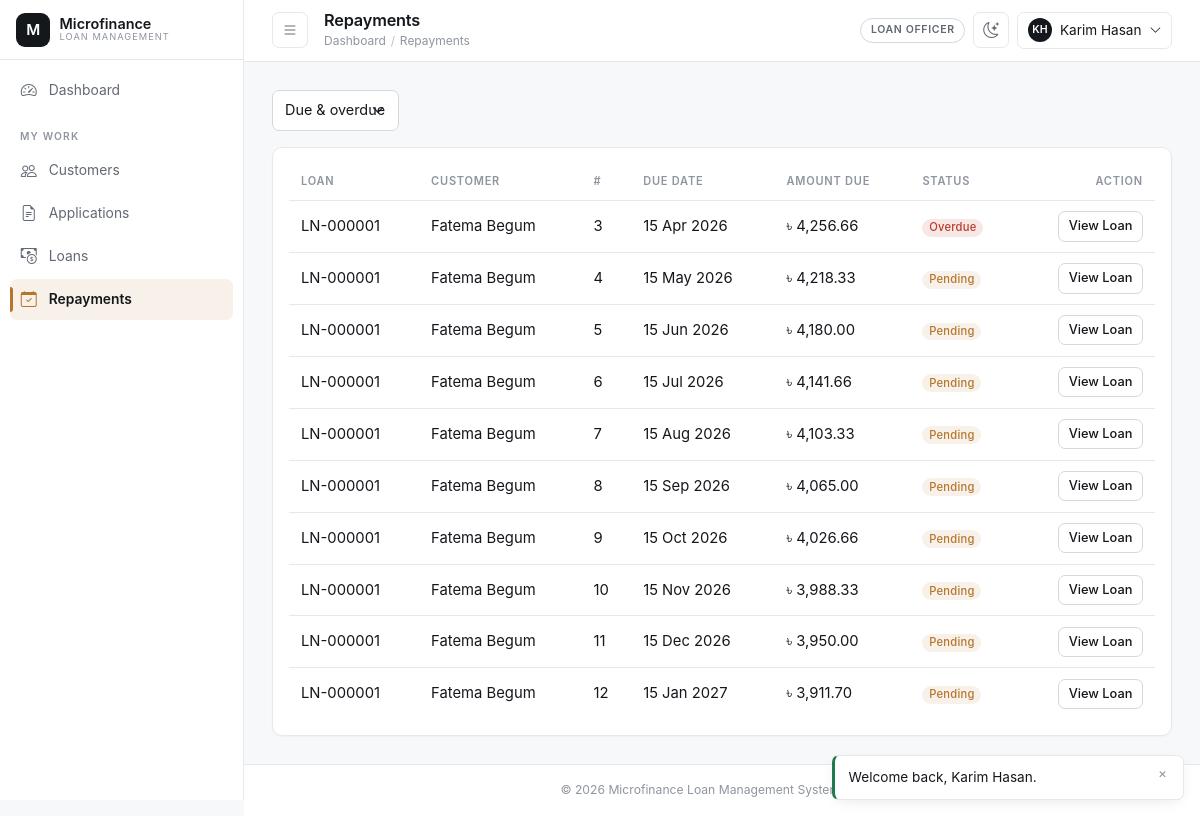
Page /officer/repayments/index.php (signed in) on the committed database.
### tables this page shows
CREATE TABLE repayment_schedules (
    schedule_id       INT UNSIGNED AUTO_INCREMENT PRIMARY KEY,
    loan_id           INT UNSIGNED NOT NULL,
    installment_no    INT UNSIGNED NOT NULL,
    due_date          DATE NOT NULL,
    principal_due     DECIMAL(14,2) NOT NULL,
    interest_due      DECIMAL(14,2) NOT NULL,
    total_due         DECIMAL(14,2) NOT NULL,
    amount_paid       DECIMAL(14,2) NOT NULL DEFAULT 0.00,
    status             ENUM('pending','partial','paid','overdue') NOT NULL DEFAULT 'pending',
    created_at         TIMESTAMP NOT NULL DEFAULT CURRENT_TIMESTAMP,
    updated_at         TIMESTAMP NOT NULL DEFAULT CURRENT_TIMESTAMP ON UPDATE CURRENT_TIMESTAMP,
    CONSTRAINT fk_sched_loan FOREIGN KEY (loan_id) REFERENCES loans(loan_id)
        ON UPDATE CASCADE ON DELETE CASCADE,
    CONSTRAINT uq_sched_loan_installment UNIQUE (loan_id, installment_no),
    CONSTRAINT chk_sched_total CHECK (total_due = principal_due + interest_due),
    INDEX idx_sched_status (status),
    INDEX idx_sched_due_date (due_date)
);

CREATE TABLE loans (
    loan_id            INT UNSIGNED AUTO_INCREMENT PRIMARY KEY,
    loan_code          VARCHAR(20) NOT NULL UNIQUE,
    application_id     INT UNSIGNED NOT NULL UNIQUE,
    customer_id        INT UNSIGNED NOT NULL,
    loan_type_id       INT UNSIGNED NOT NULL,
    principal_amount   DECIMAL(14,2) NOT NULL,
    interest_rate      DECIMAL(5,2) NOT NULL COMMENT 'Locked-in annual % at approval time',
    duration_months    INT UNSIGNED NOT NULL,
    emi_amount         DECIMAL(14,2) NOT NULL,
    start_date         DATE NOT NULL,
    end_date           DATE NOT NULL,
    status             ENUM('active','closed','defaulted','cancelled') NOT NULL DEFAULT 'active',
    approved_by        INT UNSIGNED NOT NULL,
    created_at         TIMESTAMP NOT NULL DEFAULT CURRENT_TIMESTAMP,
    updated_at         TIMESTAMP NOT NULL DEFAULT CURRENT_TIMESTAMP ON UPDATE CURRENT_TIMESTAMP,
    CONSTRAINT fk_loans_application FOREIGN KEY (application_id) REFERENCES loan_applications(application_id)
        ON UPDATE CASCADE ON DELETE RESTRICT,
    CONSTRAINT fk_loans_customer FOREIGN KEY (customer_id) REFERENCES customers(customer_id)
        ON UPDATE CASCADE ON DELETE RESTRICT,
    CONSTRAINT fk_loans_loan_type FOREIGN KEY (loan_type_id) REFERENCES loan_types(loan_type_id)
        ON UPDATE CASCADE ON DELETE RESTRICT,
    CONSTRAINT fk_loans_approved_by FOREIGN KEY (approved_by) REFERENCES users(user_id)
        ON UPDATE CASCADE ON DELETE RESTRICT,
    CONSTRAINT chk_loans_principal CHECK (principal_amount > 0),
    CONSTRAINT chk_loans_dates CHECK (end_date > start_date),
    INDEX idx_loans_status (status),
    INDEX idx_loans_customer (customer_id)
);

CREATE TABLE users (
    user_id        INT UNSIGNED AUTO_INCREMENT PRIMARY KEY,
    role_id        INT UNSIGNED NOT NULL,
    full_name      VARCHAR(120) NOT NULL,
    username       VARCHAR(60) NOT NULL UNIQUE,
    email          VARCHAR(120) NOT NULL UNIQUE,
    phone          VARCHAR(20) DEFAULT NULL,
    password_hash  VARCHAR(255) NOT NULL,
    status         ENUM('active','inactive','suspended') NOT NULL DEFAULT 'active',
    remember_token VARCHAR(255) DEFAULT NULL,
    last_login_at  DATETIME DEFAULT NULL,
    created_by     INT UNSIGNED DEFAULT NULL,
    created_at     TIMESTAMP NOT NULL DEFAULT CURRENT_TIMESTAMP,
    updated_at     TIMESTAMP NOT NULL DEFAULT CURRENT_TIMESTAMP ON UPDATE CURRENT_TIMESTAMP,
    CONSTRAINT fk_users_role FOREIGN KEY (role_id) REFERENCES roles(role_id)
        ON UPDATE CASCADE ON DELETE RESTRICT,
    CONSTRAINT fk_users_created_by FOREIGN KEY (created_by) REFERENCES users(user_id)
        ON UPDATE CASCADE ON DELETE SET NULL,
    INDEX idx_users_role (role_id),
    INDEX idx_users_status (status)
);

### officer/repayments/index.php (the view, shortened to what this page needs)
<?php
$user = current_user();
$status = clean($_GET['status'] ?? '');
$pdo = Database::getConnection();
$where = "a.submitted_by = :officer_id";
$params = ['officer_id' => $user['user_id']];
if (in_array($status, ['pending', 'partial', 'overdue', 'paid'], true)) {
    $where .= ' AND rs.status = :status';
    $params['status'] = $status;
} else {
    $where .= " AND rs.status IN ('pending','partial','overdue')";
}
$stmt = $pdo->prepare(
    "SELECT rs.schedule_id, rs.installment_no, rs.due_date, rs.total_due, rs.amount_paid, rs.status,
            l.loan_id, l.loan_code, uc.full_name AS customer_name
     FROM repayment_schedules rs
     INNER JOIN loans l ON l.loan_id = rs.loan_id
     INNER JOIN loan_applications a ON a.application_id = l.application_id
     INNER JOIN customers c ON c.customer_id = l.customer_id
     INNER JOIN users uc ON uc.user_id = c.user_id
     WHERE {$where}
     ORDER BY rs.due_date ASC
     LIMIT 100"
);
$stmt->execute($params);
$rows = $stmt->fetchAll();
require_once __DIR__ . '/../../includes/header.php';
?>
<form method="get" class="mb-3">
    <select name="status" class="form-select w-auto d-inline-block" onchange="this.form.submit()">
        <option value="">Due &amp; overdue</option>
    </select>
</form>
<div class="mfs-card p-3">
    <div class="table-responsive">
        <table class="table mfs-table align-middle">
            <thead><tr><th>Loan</th><th>Customer</th><th>#</th><th>Due Date</th><th>Amount Due</th><th>Status</th><th class="text-end">Action</th></tr></thead>
            <tbody>
            <?php foreach ($rows as $row): ?>
                <tr>
                    <td><?= e($row['loan_code']) ?></td>
                    <td><?= e($row['customer_name']) ?></td>
                    <td><?= (int) $row['installment_no'] ?></td>
                    <td><?= display_date($row['due_date']) ?></td>
                    <td><?= money($row['total_due'] - $row['amount_paid']) ?></td>
                    <td><?= status_badge($row['status']) ?></td>
                    <td class="text-end">
                        <a class="btn btn-sm btn-outline-secondary" href="<?= e(BASE_URL) ?>/officer/loans/view.php?id=<?= (int) $row['loan_id'] ?>">View Loan</a>
                    </td>
                </tr>
            <?php endforeach; ?>
            </tbody>
        </table>
    </div>
</div>
<?php require_once __DIR__ . '/../../includes/footer.php'; ?>

### includes/functions.php (shortened to what this page needs)
<?php
function e(mixed $value = null): string
{
    return htmlspecialchars((string) ($value ?? ''), ENT_QUOTES, 'UTF-8');
}
function clean(mixed $value = null): string
{
    return is_scalar($value) ? trim((string) $value) : '';
}
function money(mixed $amount, string $symbol = '৳'): string
{
    return $symbol . ' ' . number_format(is_numeric($amount) ? (float) $amount : 0.0, 2);
}
function display_date(?string $date, string $format = 'd M Y'): string
{
    $ts = strtotime($date);
    return $ts === false ? '—' : date($format, $ts);
}
function status_badge(string $status): string
{
    $slug = strtolower(str_replace(' ', '-', $status));
    return '<span class="badge badge-status-' . e($slug) . '">' . e(ucwords(str_replace('_', ' ', $status))) . '</span>';
}

### assets/css/style.css (style rules this page uses)
:root { color-scheme: light; --mfs-bg: #f7f8f9; --mfs-surface: #ffffff; --mfs-surface-2: #fbfbfc; --mfs-surface-3: #f1f2f4; --mfs-border: #e6e8ec; --mfs-border-strong: #d3d7de; --mfs-ink: #14171c; --mfs-ink-soft: #626974; --mfs-ink-faint: #8f959f; --mfs-accent: #b6752b; --mfs-accent-hover: #a1651f; --mfs-accent-soft: rgba(182, 117, 43, 0.10); --mfs-accent-ring: rgba(182, 117, 43, 0.26); --mfs-success: #1f7a4d; --mfs-success-soft: rgba(31, 122, 77, 0.12); --mfs-danger: #bb3b28; --mfs-danger-soft: rgba(187, 59, 40, 0.12); --mfs-warning: #b6752b; --mfs-info: #2b6d8c; --mfs-info-soft: rgba(43, 109, 140, 0.12); --mfs-radius: 10px; --mfs-radius-sm: 7px; --mfs-radius-lg: 16px; --mfs-shadow-sm: 0 1px 2px rgba(16, 18, 21, 0.04); --mfs-shadow: 0 4px 16px -6px rgba(16, 18, 21, 0.14); --mfs-shadow-lg: 0 24px 60px -28px rgba(16, 18, 21, 0.34); --mfs-sidebar-width: 244px; --mfs-sidebar-collapsed: 68px; --mfs-topbar-height: 60px; --mfs-speed: 160ms; --mfs-speed-slow: 280ms; --mfs-ease: cubic-bezier(0.4, 0, 0.2, 1); --mfs-ease-out: cubic-bezier(0.16, 1, 0.3, 1); --mfs-font: -apple-system, BlinkMacSystemFont, 'Segoe UI', Inter, Roboto, 'Helvetica Neue', Arial, 'Noto Sans', sans-serif; --mfs-font-mono: ui-monospace, SFMono-Regular, 'SF Mono', Menlo, Consolas, monospace; }
*, *::before, *::after { box-sizing: border-box; }
html { -webkit-text-size-adjust: 100%; text-size-adjust: 100%; }
body { margin: 0; background-color: var(--mfs-bg); color: var(--mfs-ink); font-family: var(--mfs-font); font-size: 0.925rem; line-height: 1.55; -webkit-font-smoothing: antialiased; -moz-osx-font-smoothing: grayscale; }
a { color: var(--mfs-ink); text-decoration: none; transition: color var(--mfs-speed) var(--mfs-ease); }
* { scrollbar-width: thin; scrollbar-color: var(--mfs-border-strong) transparent; }
.form-control, .form-select { background-color: var(--mfs-surface); border: 1px solid var(--mfs-border-strong); border-radius: var(--mfs-radius-sm); color: var(--mfs-ink); padding: 0.55rem 0.75rem; font-size: 0.9rem; transition: border-color var(--mfs-speed) var(--mfs-ease), box-shadow var(--mfs-speed) var(--mfs-ease), background-color var(--mfs-speed) var(--mfs-ease); }
.btn { --mfs-btn-bg: transparent; border-radius: var(--mfs-radius-sm); font-size: 0.875rem; font-weight: 500; line-height: 1.45; padding: 0.5rem 0.95rem; cursor: pointer; transition: background-color var(--mfs-speed) var(--mfs-ease), border-color var(--mfs-speed) var(--mfs-ease), color var(--mfs-speed) var(--mfs-ease), transform var(--mfs-speed) var(--mfs-ease), box-shadow var(--mfs-speed) var(--mfs-ease); }
.btn-outline-secondary { border-color: var(--mfs-border-strong); color: var(--mfs-ink); background: var(--mfs-surface); }
.btn-sm { padding: 0.3rem 0.6rem; font-size: 0.8rem; }
.mfs-card { background: var(--mfs-surface); border: 1px solid var(--mfs-border); border-radius: var(--mfs-radius); box-shadow: var(--mfs-shadow-sm); }
.table { --bs-table-bg: transparent; --bs-table-color: var(--mfs-ink); color: var(--mfs-ink); margin-bottom: 0; }
.table.mfs-table thead th { position: sticky; top: 0; z-index: 1; background: var(--mfs-surface); color: var(--mfs-ink-faint); font-size: 0.69rem; font-weight: 600; letter-spacing: 0.07em; text-transform: uppercase; border: 0; border-bottom: 1px solid var(--mfs-border); padding: 0.6rem 0.75rem; white-space: nowrap; vertical-align: middle; }
.table.mfs-table tbody td { border-color: var(--mfs-border); padding: 0.65rem 0.75rem; vertical-align: middle; }
.table.mfs-table tbody tr { transition: background-color var(--mfs-speed) var(--mfs-ease); }
.table.mfs-table tbody tr:last-child td { border-bottom: 0; }
.table-responsive { -webkit-overflow-scrolling: touch; }
.badge { font-weight: 500; font-size: 0.7rem; letter-spacing: 0.02em; padding: 0.3em 0.6em; border-radius: 999px; }
.badge-status-pending, .badge-status-partial { background: var(--mfs-accent-soft); color: var(--mfs-accent); }
.badge-status-rejected, .badge-status-overdue, .badge-status-defaulted, .badge-status-blacklisted { background: var(--mfs-danger-soft); color: var(--mfs-danger); }

### rows in the picture
repayment_schedules: loan.loan_code "LN-000001", users.full_name "Fatema Begum", installment_no "3", due_date "15 Apr 2026", money($row['total_due'] - $row['amount_paid']) "৳ 4,256.66", status "Overdue"
repayment_schedules: loan.loan_code "LN-000001", users.full_name "Fatema Begum", installment_no "4", due_date "15 May 2026", money($row['total_due'] - $row['amount_paid']) "৳ 4,218.33", status "Pending"
repayment_schedules: loan.loan_code "LN-000001", users.full_name "Fatema Begum", installment_no "5", due_date "15 Jun 2026", money($row['total_due'] - $row['amount_paid']) "৳ 4,180.00", status "Pending"
repayment_schedules: loan.loan_code "LN-000001", users.full_name "Fatema Begum", installment_no "6", due_date "15 Jul 2026", money($row['total_due'] - $row['amount_paid']) "৳ 4,141.66", status "Pending"
repayment_schedules: loan.loan_code "LN-000001", users.full_name "Fatema Begum", installment_no "7", due_date "15 Aug 2026", money($row['total_due'] - $row['amount_paid']) "৳ 4,103.33", status "Pending"
repayment_schedules: loan.loan_code "LN-000001", users.full_name "Fatema Begum", installment_no "8", due_date "15 Sep 2026", money($row['total_due'] - $row['amount_paid']) "৳ 4,065.00", status "Pending"
repayment_schedules: loan.loan_code "LN-000001", users.full_name "Fatema Begum", installment_no "9", due_date "15 Oct 2026", money($row['total_due'] - $row['amount_paid']) "৳ 4,026.66", status "Pending"
repayment_schedules: loan.loan_code "LN-000001", users.full_name "Fatema Begum", installment_no "10", due_date "15 Nov 2026", money($row['total_due'] - $row['amount_paid']) "৳ 3,988.33", status "Pending"
repayment_schedules: loan.loan_code "LN-000001", users.full_name "Fatema Begum", installment_no "11", due_date "15 Dec 2026", money($row['total_due'] - $row['amount_paid']) "৳ 3,950.00", status "Pending"
repayment_schedules: loan.loan_code "LN-000001", users.full_name "Fatema Begum", installment_no "12", due_date "15 Jan 2027", money($row['total_due'] - $row['amount_paid']) "৳ 3,911.70", status "Pending"

### other values in the picture
$label "Dashboard"
$item[3] "MY WORK"
$label "Customers"
$label "Applications"
$label "Loans"
$label "Repayments"
$pageTitle "Repayments"
$user['role_name'] "LOAN OFFICER"
$initials "KH"
$user['full_name'] "Karim Hasan"
APP_NAME "Microfinance Loan Management System"
